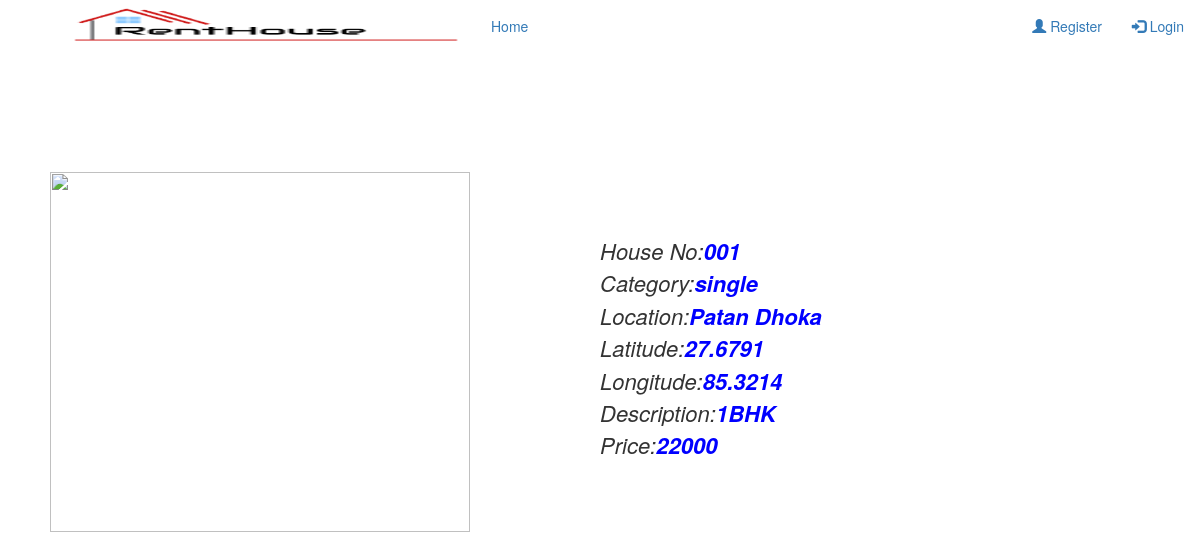
Page /houseouter_view.php?id=21 on the committed database.
### tables this page shows
CREATE TABLE `houses` (
  `id` int(30) NOT NULL,
  `house_no` varchar(50) NOT NULL,
  `category_id` varchar(30) NOT NULL,
  `description` text NOT NULL,
  `price` double NOT NULL,
  `location` varchar(50) DEFAULT NULL,
  `longitude` float DEFAULT NULL,
  `latitude` float DEFAULT NULL,
  `image` blob DEFAULT NULL,
  `availability` tinyint(1) DEFAULT 1,
  `electricity` tinyint(1) DEFAULT NULL,
  `drinking_water` tinyint(1) DEFAULT NULL,
  `parking` tinyint(1) DEFAULT NULL,
  `internet` tinyint(1) DEFAULT NULL,
  `security` tinyint(1) DEFAULT NULL
);

CREATE TABLE `house_categories` (
  `id` int(11) NOT NULL,
  `name` varchar(50) NOT NULL
);

### houseouter_view.php (the view, shortened to what this page needs)
<?php
include("nav.php");
require_once 'db_connect.php';
$id=$_GET['id'];
$sql="select * from houses as h join house_categories as hc on h.category_id=hc.id where h.id=$id";
$data=$conn->query($sql);
if($conn->affected_rows==1){
   $row=$data->fetch_object();
}
?>
<!DOCTYPE html>
<html lang="en">
<head>
</head>
<body>
    <div class="list">
        <div class="first">
           <img src="<?php echo $row->image;?>" alt="">
        </div>
        <div class="second">
            <br>
            <br>
            House No:<span><?php echo $row->house_no; ?></span>
            <br>
            Category:<span><?php echo $row->name; ?></span>
            <br>
            Location:<span><?php echo $row->location ?></span>
            <br>
            Latitude:<span><?php echo  $row->latitude?></span>
            <br>
            Longitude:<span><?php echo $row->longitude ?></span>
            <br>
            Description:<span><?php echo $row->description ?></span>
            <br>
            Price:<span><?php echo $row->price ?></span>
            <br>
        </div>
    </div>
</body>
</html>

### houseouter_view.php (style rules this page uses)
.list { font-style:italic; font-size: 22px; margin:50px; }
.first { float: left; width: 50%; }
.second { margin: 10%; }
.list span { color:blue; font-weight:bold; }
img { height: 30vmax; width:35vmax; }

### rows in the picture
houses: house_no "001", house_categories.name "single", location "Patan Dhoka", latitude "27.6791", longitude "85.3214", description "1BHK", price "22000"
